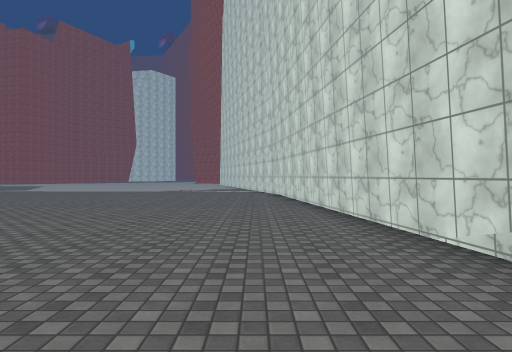
View 1 (above)

23 first-person views from a walk through a 3-D level made in the Unity game engine. The camera is 1.4 m above the floor, looks level and sees 75° across. The floor is counted in squares, 1.96 m on a side. Each view is taken from the middle of a square. On the plan, view 1 faces up. The plan holds only what a view shows up to about 11 squares ahead; the rest is blank. The place goes on beyond the plan. The player is left out. Some surface patterns are stand-ins.

View 2
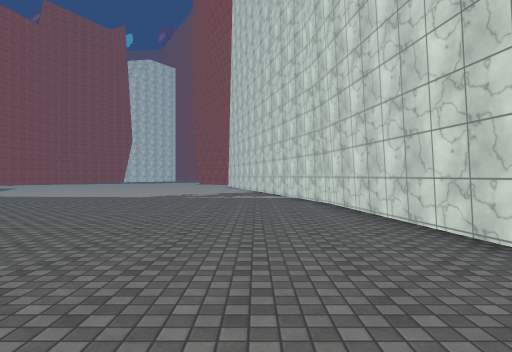

View 3
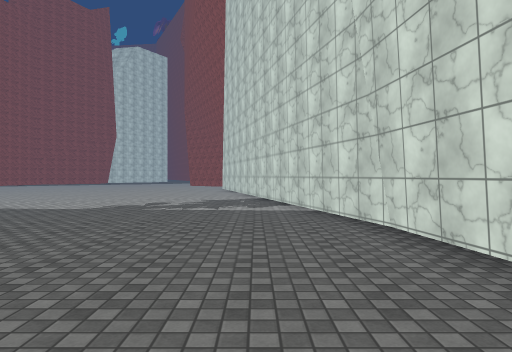

View 4
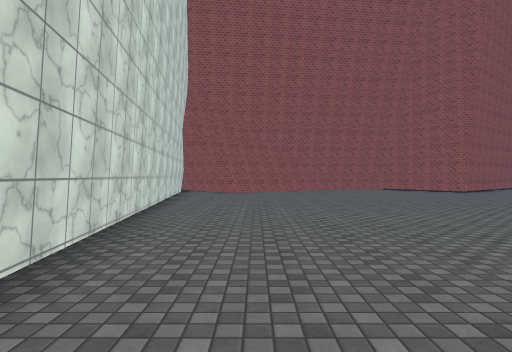

View 5
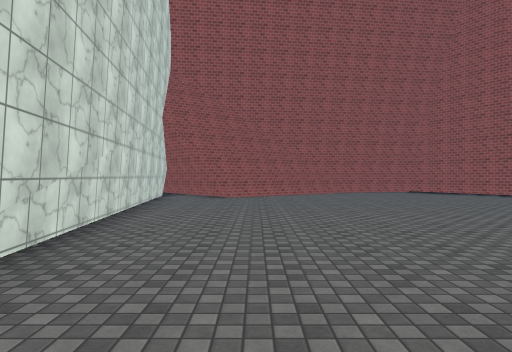

View 6
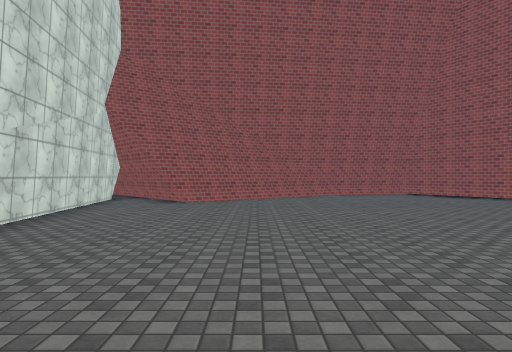

View 7
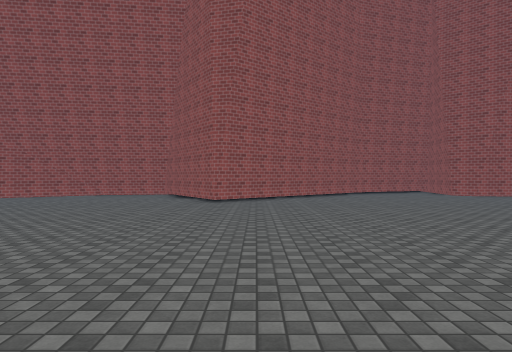

View 8
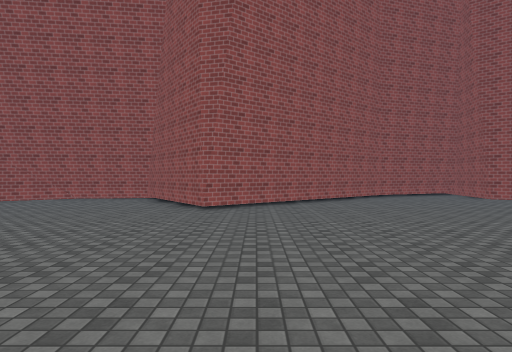

View 9
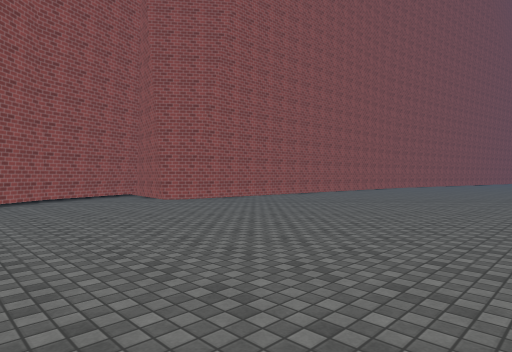

View 10
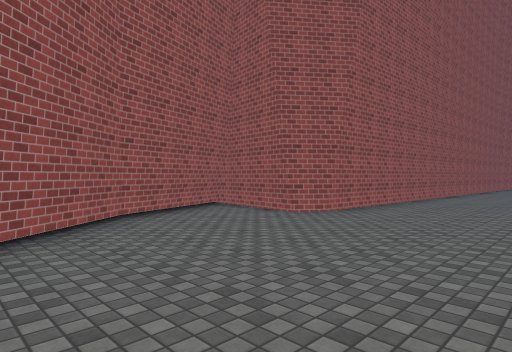

View 11
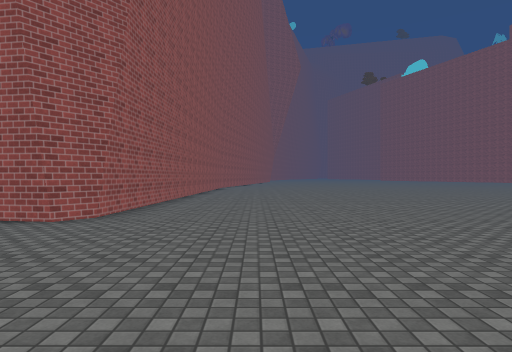

View 12
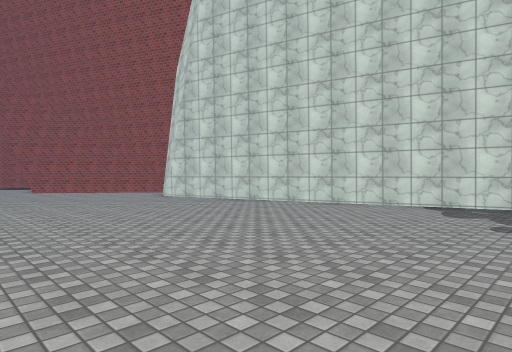

View 13
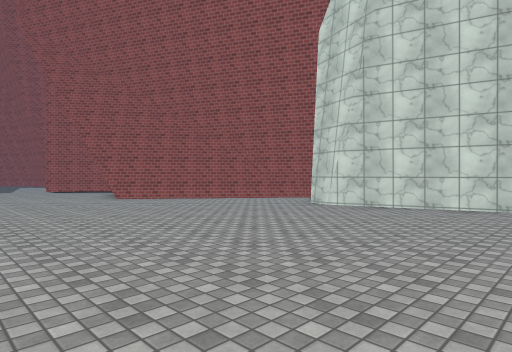

View 14
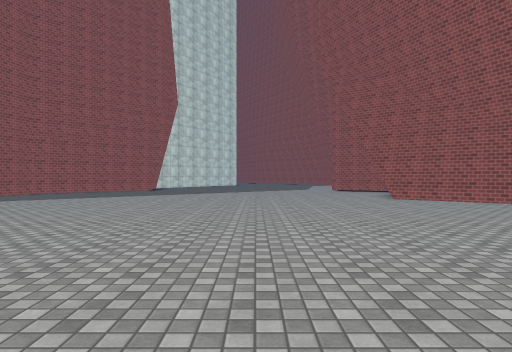

View 15
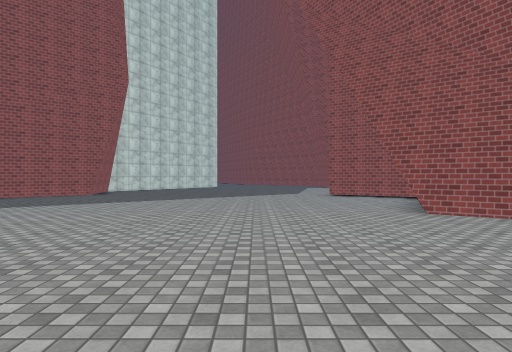

View 16
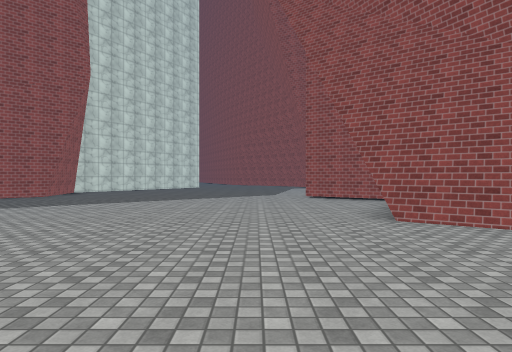

View 17
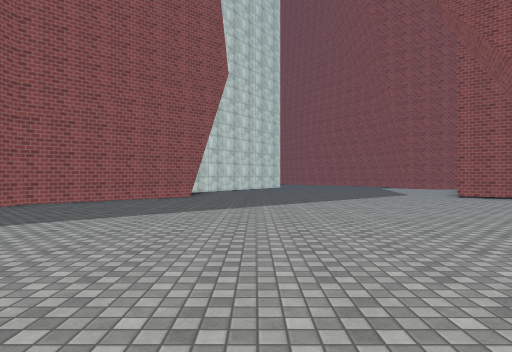

View 18
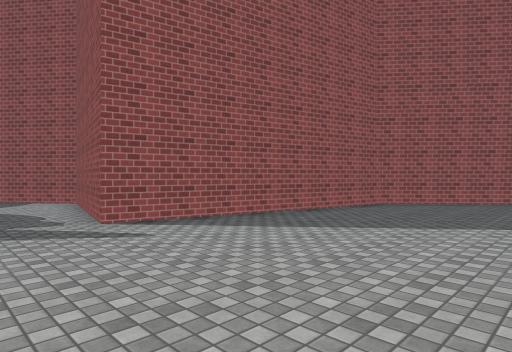

View 19
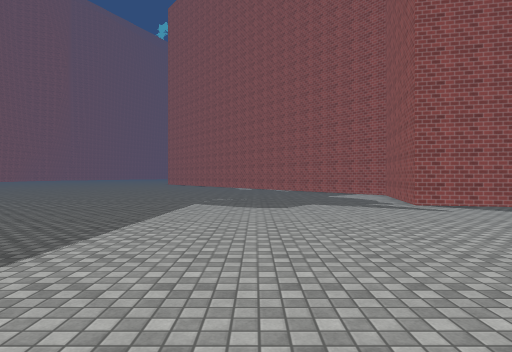

View 20
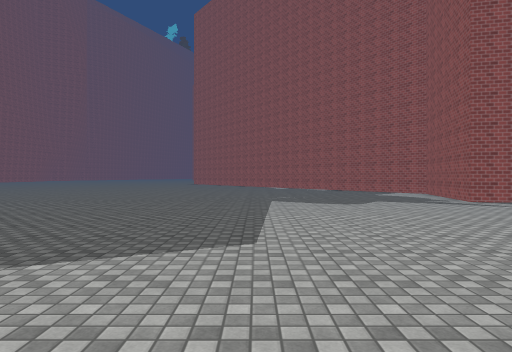

View 21
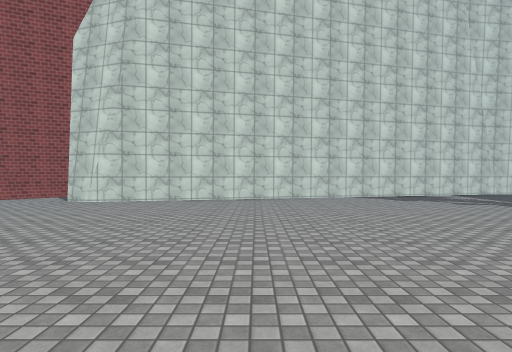

View 22
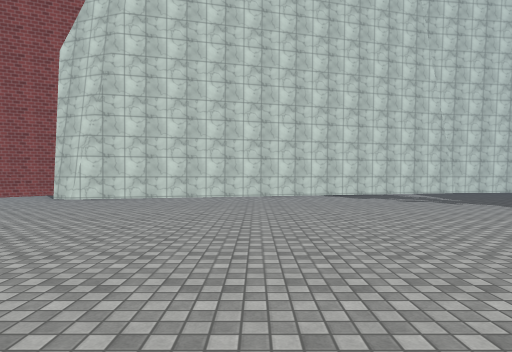

View 23
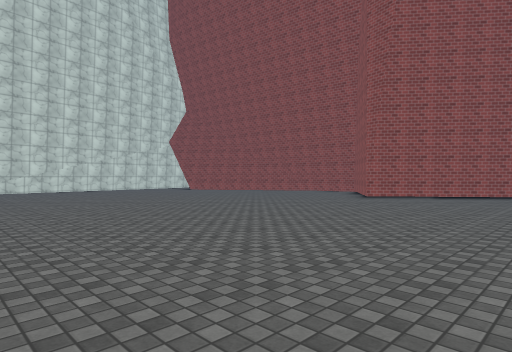

### Floor plan
Points are (right, up) in squares from view 1. A wall is a line through its corners. A room is listed if a view was taken in it or the views show most of it. See-through windows are left out.
Room 1 (views 1, 2, 3, 4, 5, 6, 7, 8, 9, 10, 11, 12, 13, 14, 15, 16, 17, 18, 19, 20, 21, 22, 23)
walls: (0.9, 12.6) (-2.8, 26.5) (-2.5, 27.4); (-0.9, 28.4) (-1.6, 29.7); (-1.1, 29.3) (-1.9, 29.9); (-2.9, 30.6) (-6.1, 33); (1.4, -6) (3.3, -8); (-0.6, -7.4) (1.3, -6.1); (-1.5, -8) (-0.7, -7.5); (-3.6, -9.3) (-3, -9.2); (-3.1, -9.2) (-2.5, -8.7); (-23.6, -8.4) (-17.9, -8.7) (-17.2, -9.3) (-17.6, -12); (-17.7, -11.7) (-14.4, -10.6) (-8.9, -6.2) (-6.5, -9.7) (-3.8, -9.3) (1.1, -5.9); (3.5, -7.8) (0.8, 12.9); (-3.9, 36.4) (-6.4, 38); (-15.6, 38) (-18.8, 35.3) (-20.1, 28.9) (-23.3, 29.6)
low walls: (-0.9, 28.9) (-5.9, 32.6); (1.3, -6.1) (3.1, -8.1)

Positions as (right, up) in squares from view 1, and headings:
1: (0, 0), facing up
2: (-1, 4), facing up
3: (-1, 8), facing up
4: (0, 8), facing down
5: (0, 5), facing down
6: (-1, 3), facing down
7: (-10, 3), facing down
8: (-10, 1), facing down
9: (-12, 0), facing down-left
10: (-12, -5), facing down-left
11: (-12, -6), facing left
12: (-9, 16), facing up-right
13: (-10, 22), facing up-right
14: (-10, 22), facing up
15: (-9, 26), facing up
16: (-8, 27), facing up
17: (-13, 27), facing up
18: (-15, 27), facing up-left
19: (-12, 25), facing left
20: (-11, 23), facing left
21: (-12, 22), facing right
22: (-13, 21), facing right
23: (-14, 4), facing down-right
